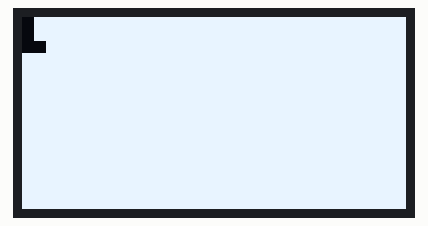
This sketch was run on a simulated Arduino Uno, built with avr-gcc and run on an emulated ATmega328P. Parts: 128×64 one-colour display. Random numbers use the default seed unless the sketch sets one.

Above: at 0.3 s.
At 2.6 s:
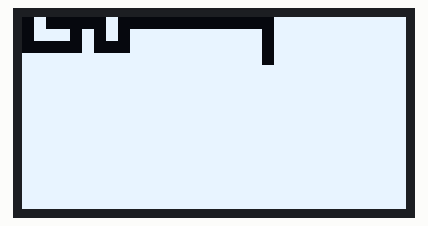
At 5.0 s:
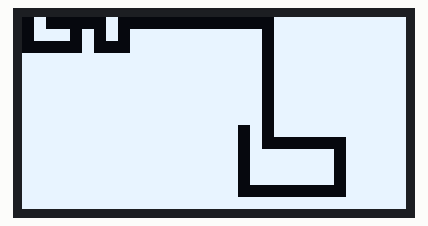
At 9.7 s:
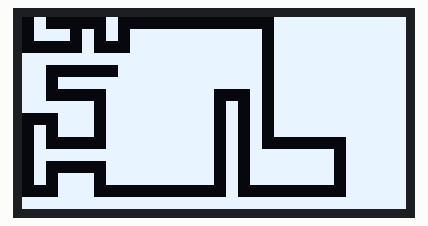
At 14.3 s:
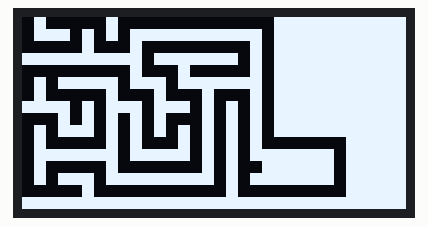
At 19.0 s:
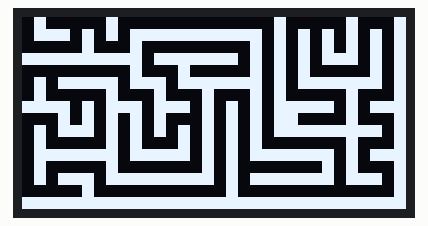

The sketch:

Demo.ino
```cpp
// (licence header left out)
#include <Arduino.h>
#include <U8g2lib.h>
#include <Wire.h>

#define SCREEN_WIDTH 128
#define SCREEN_HEIGHT 64

// sh1106 128x64 i2c
U8G2_SH1106_128X64_NONAME_F_HW_I2C u8g2(U8G2_R0, U8X8_PIN_NONE);

// maze config
const int cellSize = 4;                          // pixel size of each cell
const int mazeWidth = SCREEN_WIDTH / cellSize;  // number of cells horizontally
const int mazeHeight = SCREEN_HEIGHT / cellSize;  // number of cells vertically

int maze[mazeHeight][mazeWidth];  // 0 = wall, 1 = path
bool visited[mazeHeight][mazeWidth];

// directions: up, right, down, left
int dx[4] = { 0, 1, 0, -1 };
int dy[4] = { -1, 0, 1, 0 };

void drawMazeStep() {
  u8g2.clearBuffer();

  for (int y = 0; y < mazeHeight; y++) {
    for (int x = 0; x < mazeWidth; x++) {
      if (maze[y][x] == 0) {
        // draw wall
        u8g2.drawBox(x * cellSize, y * cellSize, cellSize, cellSize);
      }
    }
  }

  u8g2.sendBuffer();
}

// shuffle directions to randomize path
void shuffle(int arr[], int n) {
  for (int i = n - 1; i > 0; i--) {
    int j = random(i + 1);
    int temp = arr[i];
    arr[i] = arr[j];
    arr[j] = temp;
  }
}

// recursive backtracking with step-by-step visualization
void generateMaze(int cx, int cy) {
  visited[cy][cx] = true;
  maze[cy][cx] = 1;

  int dirs[4] = { 0, 1, 2, 3 };
  shuffle(dirs, 4);

  for (int i = 0; i < 4; i++) {
    int dir = dirs[i];
    int nx = cx + dx[dir] * 2;
    int ny = cy + dy[dir] * 2;

    if (nx >= 0 && nx < mazeWidth && ny >= 0 && ny < mazeHeight && !visited[ny][nx]) {
      maze[cy + dy[dir]][cx + dx[dir]] = 1;  // carve wall between
      drawMazeStep();
      delay(100);  // slow down for visual effect

      generateMaze(nx, ny);
    }
  }
}

void setup() {
  randomSeed(analogRead(0));
  u8g2.begin();

  // fill with walls
  for (int y = 0; y < mazeHeight; y++) {
    for (int x = 0; x < mazeWidth; x++) {
      maze[y][x] = 0;
      visited[y][x] = false;
    }
  }

  generateMaze(0, 0);  // start top-left
}

void loop() {
  // do nothing
}
```
